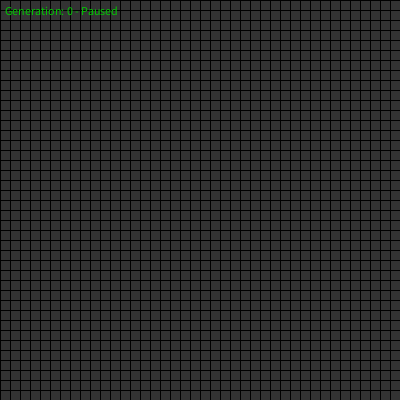
Frame 1 (no input)
Frame 60 (the mouse pressed at the canvas centre just before this capture): identical to frame 1, image omitted
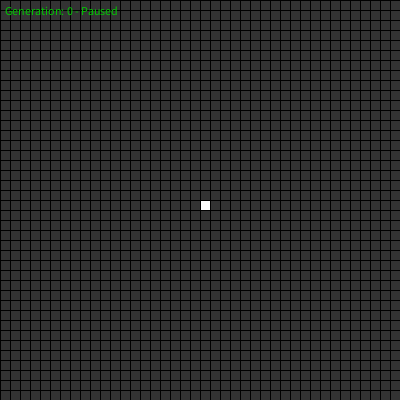
Frame 120 (the mouse held since frame 60 and released just before this capture)

The Processing sketch that drew these frames (run headless with seeded random() and noise(); from frame 60 on, the mouse is pressed at the canvas centre):

// Processing sketch: GameOfLife
// ── GameOfLife.pde
int[][] grid;
int w = 10;
int columns, rows;
boolean runSim = false;
int numGenerations = 0;

void reset() {
  grid = new int[columns][rows];
  numGenerations = 0;
  runSim = false;
}

void setup() {
  size(400, 400);
  
  columns = width/w;
  rows = height/w;
  
  reset();
}

void draw() {
  background(51);
  //noStroke();
  
  if (runSim) {
    generate();
    numGenerations++;
  }
  
  // draw the grid
  stroke(0);
  for (int x=0; x<columns; x++) {
    for (int y=0; y<rows; y++) {
      int cellState = grid[x][y];
      
      // dead or alive?
      if (cellState == 0) fill(51); 
      else fill(255);
      
      rect(x*w, y*w, w, w);
    }
  }
  
  // display generation and sim state
  String simState = runSim ? "Running" : "Paused";
  fill(0, 200, 0);
  text("Generation: " + numGenerations + " - " + simState, 5, 15);
}

void randomizeGrid() {
  for (int x=1; x<columns-1; x++) {
    for (int y=1; y<rows-1; y++) {
      grid[x][y] = int(random(2));
    }
  }
}

void generate() {
  int[][] next = new int[columns][rows];
  boolean somethingChanged = false;
  
  for (int x=1; x<columns-1; x++) {
    for (int y=1; y<rows-1; y++) {
      int cellState = grid[x][y];
      
      // count neighbors of this cell
      int neighbors = 0;
      for (int i=-1; i<=1; i++) {
        for (int j=-1; j<=1; j++) {
          neighbors += grid[x+i][y+j];
        }
      }
      // remove ourself
      neighbors -= cellState;
      
      // apply rules
      int nextState = 0;
      if (cellState == 0 && neighbors == 3) nextState = 1;     // birth
      else if (cellState == 1 && neighbors < 2) nextState = 0; // death by loneliness
      else if (cellState == 1 && neighbors > 3) nextState = 0; // death by overpopulation
      else nextState = cellState;
      
      next[x][y] = nextState;
      
      // check for change 
      if (cellState != nextState)
        somethingChanged = true;
    }
  }
  
  // check for end of simulation
  if (!somethingChanged) {
    runSim = false;
  }
  
  grid = next;
}

void keyPressed() {
  if (keyCode == ENTER) {
    runSim = !runSim;
  } else if (key == 'r') {
    if (!runSim)
      randomizeGrid();
  } else if (key == 'c') {
    if (!runSim) 
      reset();
  }
}

void mousePressed() {
  int x = mouseX/w;
  int y = mouseY/w;
  
  if (grid[x][y] == 0) grid[x][y] = 1;
  else grid[x][y] = 0;
}
